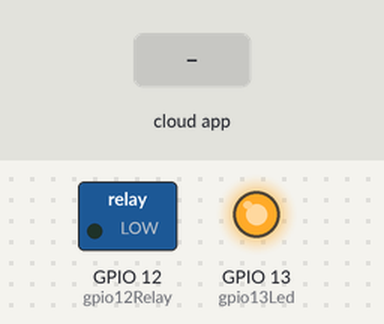
Bench run of a sketch on a simulated ESP8266 (NodeMCU). Parts: switched loads named in the sketch (green lamp = pin HIGH), output pins drawn as LEDs (lit = HIGH). The inputs (shaded band) are chosen by the test bench. WiFi joins after 1.5 s; servers stay silent unless stated; the Firebase database answers and starts empty; what the sketch prints to the serial monitor is not drawn.

Above: at 3.8 s.
3.9 s: the phone or cloud app sets on to 1
At 4.3 s:
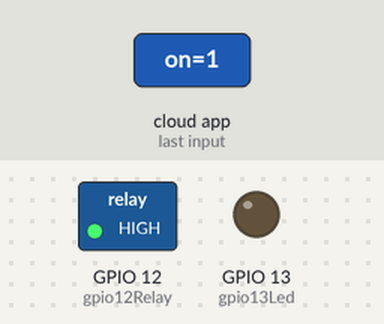
5.4 s: the phone or cloud app sets on to 0
At 7.3 s:
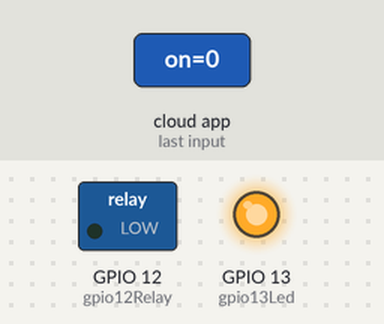
Timing chart, 0 to 8.8 s (numbered marks = the images above; inputs shaded):
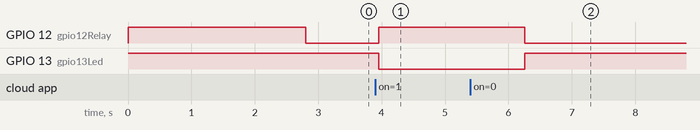

The sketch:

MyHome_Sonoff.ino
```cpp
//참조유튜브  https://www.youtube.com/watch?v=gXXOgSi9umU
#include <ESP8266WiFi.h>                                                // esp8266 library
#include <FirebaseArduino.h>                                             // firebase library

#define FIREBASE_HOST "******.firebaseio.com"                         // the project name address from firebase id
#define FIREBASE_AUTH "************YE6dZlmF2p2yl"                    // the secret key generated from firebase
#define WIFI_SSID "i2r"                                          // input your home or public wifi name
#define WIFI_PASSWORD "00000000"                                    //password of wifi ssid

String fireStatus = "";                                                     // led status received from firebase
int gpio13Led = 13;
int gpio12Relay = 12;
void setup() {
  pinMode(gpio13Led, OUTPUT);
  digitalWrite(gpio13Led, HIGH);
  pinMode(gpio12Relay, OUTPUT);
  digitalWrite(gpio12Relay, HIGH);
  Serial.begin(115200);
  delay(1000);
  WiFi.begin(WIFI_SSID, WIFI_PASSWORD);                                      //try to connect with wifi
  Serial.print("Connecting to ");
  Serial.print(WIFI_SSID);
  while (WiFi.status() != WL_CONNECTED) {
    Serial.print(".");
    delay(500);
  }
  Serial.println();
  Serial.print("Connected to ");
  Serial.println(WIFI_SSID);
  Serial.print("IP Address is : ");
  Serial.println(WiFi.localIP());                                                      //print local IP address

  Firebase.begin(FIREBASE_HOST, FIREBASE_AUTH);                                       // connect to firebase
  Firebase.setString("data/on", "0");                                          //send initial string of led status
}

void loop() {
  fireStatus = Firebase.getString("data/on");                                      // get ld status input from firebase
  if (fireStatus == "1") {                                                          // compare the input of led status received from firebase
    Serial.println("Led Turned ON");
    digitalWrite(gpio13Led, LOW);
    digitalWrite(gpio12Relay, HIGH);                                                  // make bultin led ON
  }
  else if (fireStatus == "0") {                                                  // compare the input of led status received from firebase
    Serial.println("Led Turned OFF");
    digitalWrite(gpio13Led, HIGH);
    digitalWrite(gpio12Relay,LOW);                                                        // make external led OFF
  }
  else {
    Serial.println("Wrong Credential! Please send ON/OFF");
  }
  delay(1000);
}
```

Measured:
- after the input at 3.9 s, GPIO 12 (gpio12Relay): LOW → HIGH after 0.05 s; GPIO 13 (gpio13Led): HIGH → LOW after 0.05 s
- after the input at 5.4 s, GPIO 12 (gpio12Relay): HIGH → LOW after 0.85 s; GPIO 13 (gpio13Led): LOW → HIGH after 0.85 s
